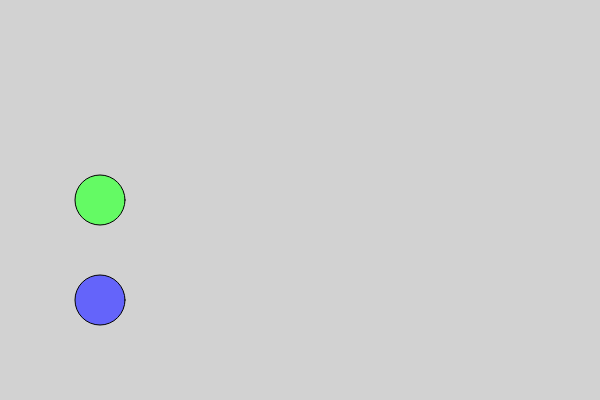
Frame 1 (no input)
Frame 60 (no input): identical to frame 1, image omitted
Frame 120 (the mouse pressed at the canvas centre since frame 60): identical to frame 1, image omitted

The p5.js sketch that drew this single still picture (run headless with seeded random() and noise() and a simulated clock; from frame 60 on, the mouse is pressed at the canvas centre):

// p5.js sketch
// ── sketch.js
let p1x, p1y, p1r, p1gerak
let p2x, p2y, p2r, p2gerak
function setup() {
  createCanvas(600, 400)
  p1x = 100
  p1y = height/2
  p1r = 50
  p1gerak = 10
  
  p2x = 100
  p2y = height/2 + 100
  p2r = 50
  p2gerak = 10
}


function draw() {
  background(210)

  fill(100, 250, 100)
  circle(p1x, p1y, p1r)

  fill(100, 100, 250)
  circle(p2x, p2y, p2r)

  if(p1x > width-100) {
    noLoop()
    textSize(30)
    text('player 1 win' , width/2, height/2)
}
  if(p2x > width-100) {
    noLoop()
    textSize(30)
    text('player 2 win' , width/2, height/2)
}
 }
function keyPressed() {
  if(key === 'd') p1x = p1x + p1gerak
  if(key === 'a') p2x = p2x + p2gerak
}
